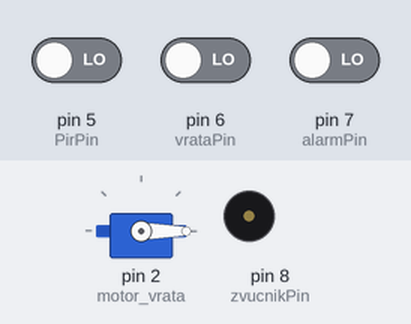
The sketch below on a simulated Arduino Uno, built with avr-gcc and run on an emulated ATmega328P. Parts: servo, buzzer (waves = sounding). The test bench sets the inputs (shaded band); at power-on: pin 5 (PirPin) LOW, pin 7 (alarmPin) LOW, pin 6 (vrataPin) LOW.

Above: at 1.2 s.
1.3 s: pin 5 (PirPin) driven HIGH
At 1.76 s:
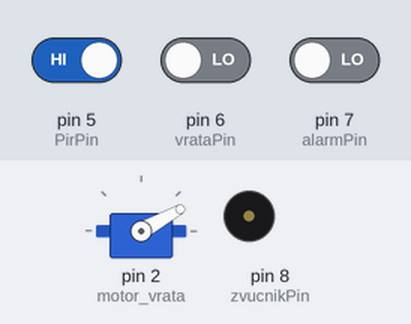
4.3 s: pin 7 (alarmPin) driven HIGH
At 5.8 s:
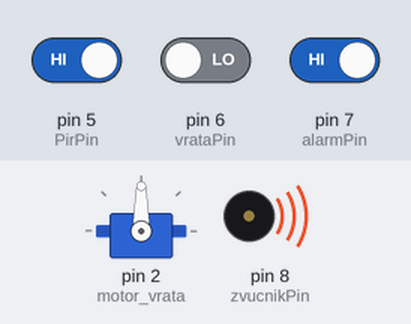
7.3 s: pin 5 (PirPin) driven LOW
10.3 s: pin 6 (vrataPin) driven HIGH
At 11.5 s:
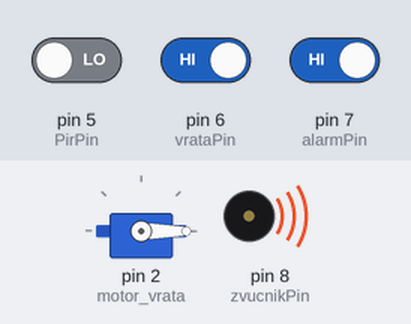
13.3 s: pin 6 (vrataPin) driven LOW
At 13.53 s:
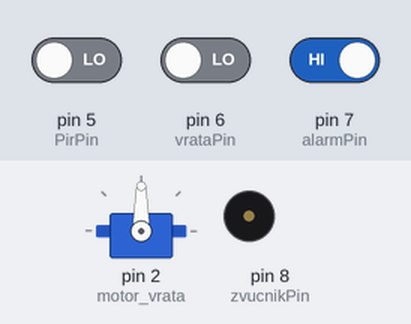
16.3 s: pin 7 (alarmPin) driven LOW
At 17.7 s:
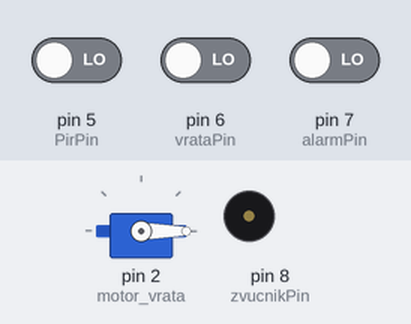
Timing chart, 0 to 18.9 s (numbered marks = the images above; inputs shaded):
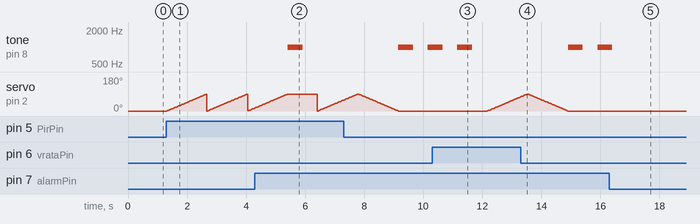

Measured:
- after the input at 1.3 s, servo on pin 2 (motor_vrata): ramps from 0° to 90° and jumps back, once every 1.4 s
- after the input at 4.3 s, tone on pin 8 (zvucnikPin): silent → 1000 Hz after 1.1 s, → silent 0.50 s later
- after the input at 10.3 s, tone on pin 8 (zvucnikPin): goes on until 11.7 s, then stays silent; servo on pin 2 (motor_vrata): moves from 0° to 75° over 1.1 s, starting after 1.9 s
- after the input at 13.3 s, servo on pin 2 (motor_vrata): goes on until 14.9 s, then stays 0°
- after the input at 16.3 s, tone on pin 8 (zvucnikPin): goes on until 16.4 s, then stays silent

The sketch:

arduino_dio.ino
```cpp
// Mislav Stipić 2021 Sustav za pametnu kuću (dio za arduino UNO)
// projekt uključuje alarm (laser, indikator i zvučnik), automatcko otvaranje vrata pomoću servo motora
// pir senzor za automatsko zatvaranje vrata

#include <Servo.h>

Servo mojServo; // stvori servo objekt za kontrolu servo motora

const int zvucnikPin = 8;       // pin za zvucnik (const je oznaka za varijablu koja se ne može mijenjati tokom rada programa)
const int motor_vrata = 2;      // pin za motor
const int PirPin = 5;           // pin za pir senzor
const int vrataPin = 6;         // pin za primanje naredbe za otvaranje vrata sa esp8266 (D8)
const int alarmPin = 7;         // pin za primanje naredbe paljenja alarma sa esp8266 (RX)

int status_vrata = 0;   // pomoćna varijabla za primanje naredbe otvaranja vrata (0 vrata zatvorena, 1 vrata otvorena)
int status_alarm = 0;   // pomoćna varijabla za primanje naredbe aktiviranja alarma (0 alarm neaktivan, 1 alarm aktiviran)

int poz_motora = 0; // početna pozicija motora


unsigned long predhodno_v = 0;        // pomoćna varijabla za pratiti predhodno vrijeme

const long trajanje_otvoreno = 3000;  // interval trajanja provjere (ako je prošlo 3000 ms  - zatvori vrata)


// setup funkcija se izvršava jednom prije početka glavnog koda
void setup() {

  mojServo.attach(motor_vrata);     // pin za servo motor  //ZA OTVORIT VRATA SERVO PIN MORA BITI PWM
  pinMode(zvucnikPin, OUTPUT);      // postavi pin za zvučnik kao izlaz
  pinMode(PirPin, INPUT);           // postavi pin za Pir senzor kao ulaz

  pinMode(vrataPin, INPUT);         // postavi pin za provjeru otvaranja vrata kao ulaz
  pinMode(alarmPin, INPUT);         // postavi pin za provjeru alarma kao ulaz

  mojServo.write(poz_motora); //zatvori vrata ako su bila otvorena ili u nekoj poziciji
}

void loop() {


 if(digitalRead(PirPin) == HIGH || digitalRead(vrataPin) == HIGH)  // ako je aktiviran senzor ili ako smo uprili dugme "otvori vrata"
    status_vrata = 1; // promini status vrata

 if(digitalRead(alarmPin) == HIGH)    // provjeri ESP o alarmu
    status_alarm = 1;
 if(digitalRead(alarmPin) == LOW)    // provjeri reset alarma sa ESP
    status_alarm = 0;

 if(status_alarm == 1)     // ako smo primili nešto , upali alarm
    upali_alarm();

 if(status_vrata == 1)    // ako smo primili nešto sa senzora ili mobitela otvori vrata
   otvori_v();

if(status_vrata == 1 && digitalRead(PirPin)== LOW){ // provjeravaj samo ako su vrata otvorena i PIR je low

    unsigned long trenutno_v = millis(); // spremi trenutno vrijeme
    if (trenutno_v - predhodno_v >= trajanje_otvoreno ){  // provjeravaj dali su vrata otvorena svaki interval vremena (trajanje_otvoreno)

        predhodno_v = trenutno_v;  // resetiraj brojač svako trajanje_otvoreno vrijeme

              zatvori_v();        // ako su vrata otvorena zatvori ih
              status_vrata = 0;   // promjeni status vrata na zatvorena (nakon što smo ih zatvorili)

    }
  }

}
///////////////// kraj glavne petlje //////////////////////////

void upali_alarm(){     // funkcija za zvučni alarm tj zvučnik

  tone(zvucnikPin, 1000);     // upali zvučnik, postavi frekvenciju tona na 1000 Hz
  delay(500);                 // razmak između uključenog tona i ugašenog tona (500 ms)
  noTone(zvucnikPin);         // isključi ton
  delay(500);                 // razmak između uključenog tona i ugašenog tona (500 ms)

}

void otvori_v(){

  for(poz_motora = 0; poz_motora <=90; poz_motora ++){

    mojServo.write(poz_motora); // otvaraj vrata po jedan stupanj dok ne dođe do 90 stupnjeva
    delay(15);
    }

}

void zatvori_v(){

    for(poz_motora = 90; poz_motora >= 0; poz_motora --){

    mojServo.write(poz_motora);  // zatvaraj vrata po jedan stupanj dok ne dođe do 0 stupnjeva
    delay(15);
    }

}


//
```
